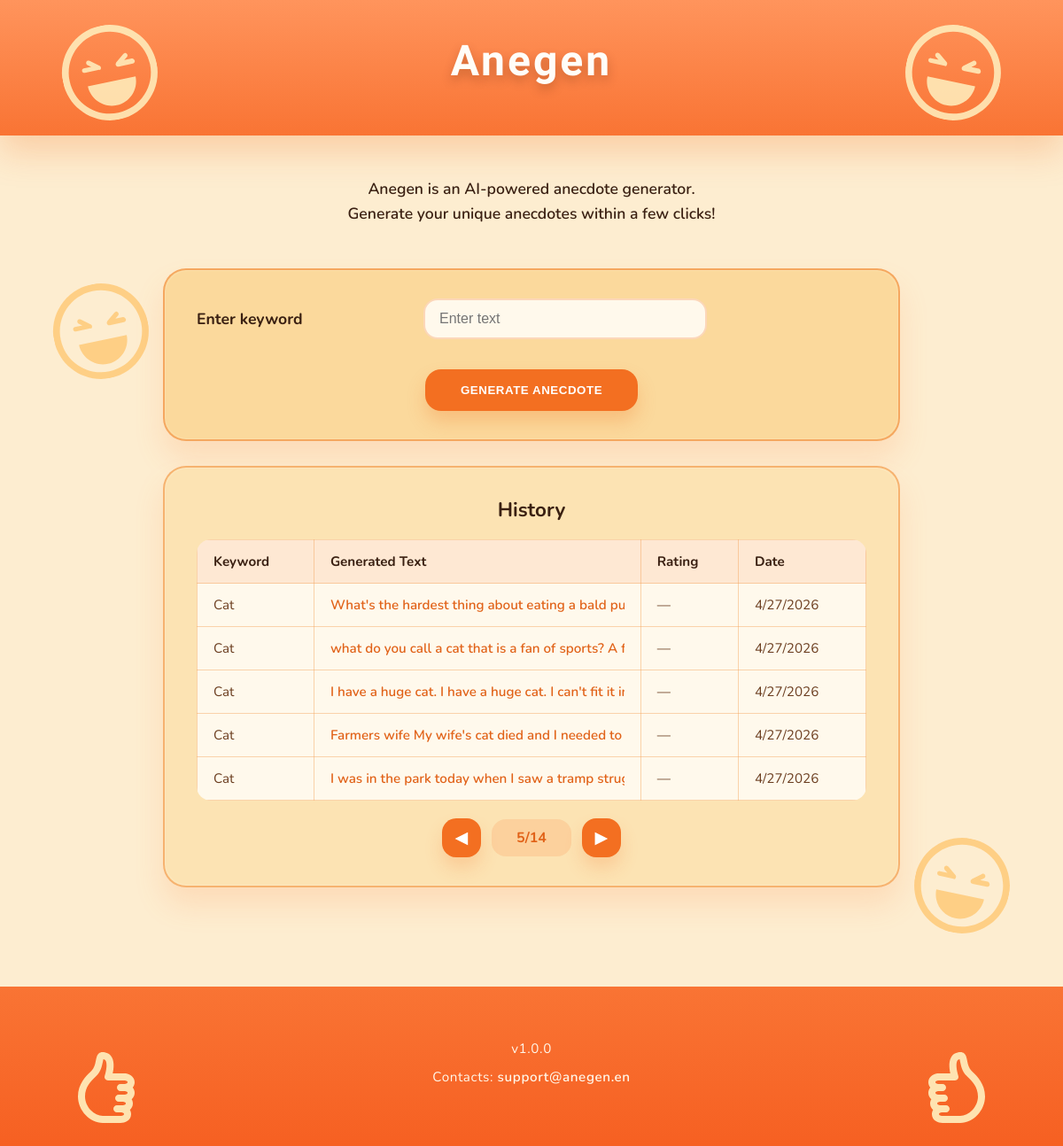
The app's page /?page=5 with its own data.
### jokes/models.py (models this page shows, shortened)
class Joke(models.Model):
    keyword = models.CharField(max_length=100)  # The user's input keyword
    text = models.TextField()  # The generated joke
    rating = models.IntegerField(null=True, blank=True)  # User rating from 1-10
    timestamp = models.DateTimeField(auto_now_add=True)  # When the joke was created

### jokes/views.py (the view, shortened to what this page needs)
# urls.py: path('', views.joke_generator, name='joke_generator'),
def joke_generator(request):
    form = KeywordForm()
    generated_text = None
    generated_joke_id = None
    history = Joke.objects.order_by("-timestamp")
    paginator = Paginator(history, 5)
    page_number = request.GET.get("page")
    page_obj = paginator.get_page(page_number)
    return render(
        request,
        "joke_generator.html",
        {
            "form": form,
            "generated_text": generated_text,
            "generated_joke_id": generated_joke_id,
            "history": page_obj,
        },
    )

### jokes/forms.py (shortened to what this page needs)
class KeywordForm(forms.Form):
    keyword = forms.CharField(
        max_length=100,
        label="Enter keyword",
        widget=forms.TextInput(attrs={
            "placeholder": "Enter text",
            "pattern": "[A-Za-z ]+",
            "title": "Only English letters allowed"
        })
    )

### jokes/templates/joke_generator.html (shortened to what this page needs)
{% load static %}
<!DOCTYPE html>
<html lang="en">
<head>
    <link rel="stylesheet" href="{% static 'jokes/styles.css' %}">
</head>
<body>
    <div class="page-shell">
        <header class="hero">
            <img class="emoji hero-emoji hero-emoji--top-left" src="{% static 'jokes/img/emoji-placeholder.svg' %}"
                alt="" role="presentation">
            <div class="hero-inner">
                <div class="hero-text">
                    <h1>Anegen</h1>
                </div>
            </div>
            <img class="emoji hero-emoji hero-emoji--top-right" src="{% static 'jokes/img/emoji-placeholder.svg' %}"
                alt="" role="presentation">
        </header>
        <img class="emoji page-emoji page-emoji--mid-left" src="{% static 'jokes/img/emoji-placeholder.svg' %}" alt=""
            role="presentation">
        <img class="emoji page-emoji page-emoji--mid-right" src="{% static 'jokes/img/emoji-placeholder.svg' %}" alt=""
            role="presentation">
        <main class="main-content">
            <p class="intro-text">
                Anegen is an AI-powered anecdote generator.<br>
                Generate your unique anecdotes within a few clicks!
            </p>
            <section class="card generator-card">
                <form method="POST" class="generator-form">
                    <div class="field-row">
                        <label for="{{ form.keyword.id_for_label }}">Enter keyword</label>
                        <div class="field-input">
                            {{ form.keyword }}
                        </div>
                    </div>
                    <div class="form-actions">
                        <button type="submit" name="generate_joke" class="primary-button">Generate anecdote</button>
                    </div>
                </form>
            </section>
            <section class="card history-card" data-history-card>
                <h2 class="card-title">History</h2>
                <table class="history-table">
                    <thead>
                        <tr>
                            <th scope="col">Keyword</th>
                            <th scope="col">Generated Text</th>
                            <th scope="col">Rating</th>
                            <th scope="col">Date</th>
                        </tr>
                    </thead>
                    <tbody>
                        {% for item in history %}
                        {% with entry_id=forloop.counter0|stringformat:"s" %}
                        <tr class="history-row" data-history-id="{{ entry_id }}">
                            <td>{{ item.keyword }}</td>
                            <td class="history-text">
                                <button type="button" class="history-text-button" data-history-id="{{ entry_id }}">
                                    {{ item.text }}
                                </button>
                            </td>
                            <td>{{ item.rating|default:"—" }}</td>
                            <td>{{ item.timestamp|date:"n/j/Y" }}</td>
                        </tr>
                        {% endwith %}
                        {% empty %}
                        <tr>
                            <td class="history-empty" colspan="4">No history yet. Generate your first entry to see it
                                here.</td>
                        </tr>
                        {% endfor %}
                    </tbody>
                </table>
                <div class="pagination-controls">
                    {% if history.has_previous %}
                    <a class="pagination-button" href="?page={{ history.previous_page_number }}"
                        aria-label="Previous page">&#9664;</a>
                    {% else %}
                    <span class="pagination-button disabled" aria-hidden="true">&#9664;</span>
                    {% endif %}
                    <span class="pagination-current">{{ history.number }}/{{ history.paginator.num_pages }}</span>
                    {% if history.has_next %}
                    <a class="pagination-button" href="?page={{ history.next_page_number }}"
                        aria-label="Next page">&#9654;</a>
                    {% else %}
                    <span class="pagination-button disabled" aria-hidden="true">&#9654;</span>
                    {% endif %}
                </div>
            </section>
        </main>
        <footer class="footer">
            <div>v1.0.0</div>
            <div>Contacts: <a href="mailto:support@anegen.en">support@anegen.en</a></div>
        </footer>
        <img class="emoji footer-emoji footer-emoji--left" src="{% static 'jokes/img/thumbs-placeholder.svg' %}" alt=""
            role="presentation">
        <img class="emoji footer-emoji footer-emoji--right" src="{% static 'jokes/img/thumbs-placeholder.svg' %}" alt=""
            role="presentation">
    </div>
</body>
</html>

### records on screen
Joke: keyword "Cat", text "What's the hardest thing about eating a bald…", rating "—", timestamp "4/27/2026"
Joke: keyword "Cat", text "what do you call a cat that is a fan of sports?…", rating "—", timestamp "4/27/2026"
Joke: keyword "Cat", text "I have a huge cat. I have a huge cat. I can't fit it…", rating "—", timestamp "4/27/2026"
Joke: keyword "Cat", text "Farmers wife My wife's cat died and I needed t…", rating "—", timestamp "4/27/2026"
Joke: keyword "Cat", text "I was in the park today when I saw a tramp str…", rating "—", timestamp "4/27/2026"

### other values on screen
{{ history.number }} "5"
{{ history.paginator.num_pages }} "14"
